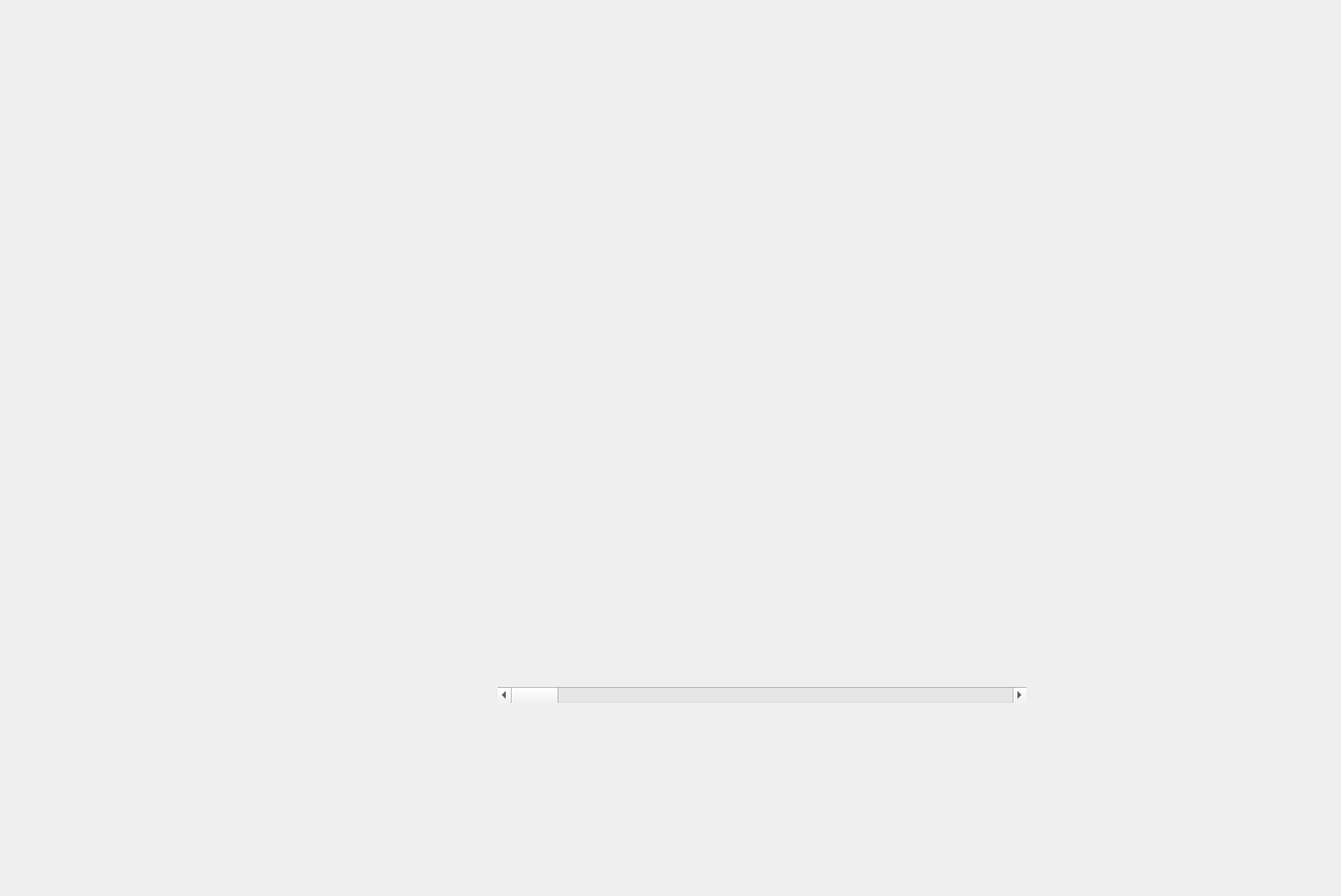
<?xml version="1.0" encoding="UTF-8"?>
<ui version="4.0">
 <class>MainWindow</class>
 <widget class="QWidget" name="MainWindow">
  <property name="enabled">
   <bool>true</bool>
  </property>
  <property name="geometry">
   <rect>
    <x>0</x>
    <y>0</y>
    <width>1347</width>
    <height>900</height>
   </rect>
  </property>
  <property name="windowTitle">
   <string notr="true">Horus</string>
  </property>
  <widget class="QCustomPlot" name="plot" native="true">
   <property name="geometry">
    <rect>
     <x>240</x>
     <y>20</y>
     <width>1061</width>
     <height>671</height>
    </rect>
   </property>
  </widget>
  <widget class="QScrollBar" name="horizontalScrollBar">
   <property name="geometry">
    <rect>
     <x>500</x>
     <y>690</y>
     <width>531</width>
     <height>16</height>
    </rect>
   </property>
   <property name="orientation">
    <enum>Qt::Orientation::Horizontal</enum>
   </property>
  </widget>
 </widget>
 <customwidgets>
  <customwidget>
   <class>QCustomPlot</class>
   <extends>QWidget</extends>
   <header>qcustomplot.h</header>
   <container>1</container>
  </customwidget>
 </customwidgets>
 <resources/>
 <connections/>
</ui>
